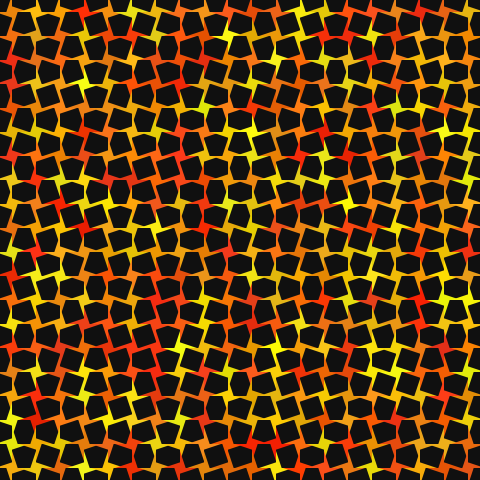
Frame 1 (no input)
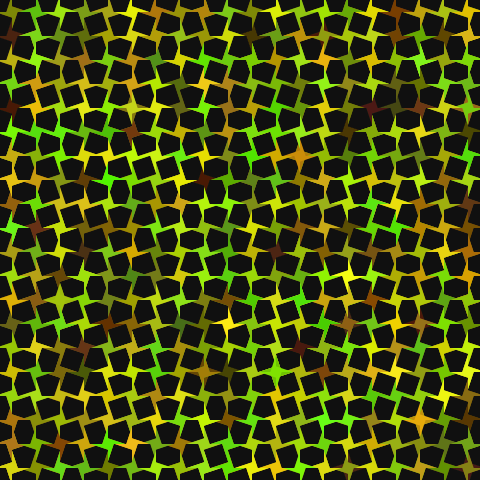
Frame 60 (the mouse pressed at the canvas centre just before this capture)
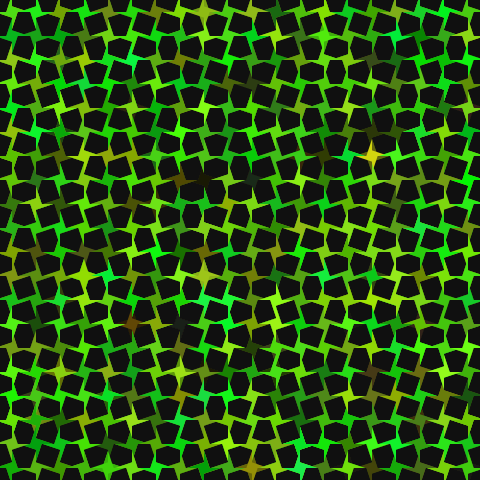
Frame 120 (the mouse held since frame 60 and released just before this capture)

The Processing sketch that drew these frames (run headless with seeded random() and noise(); from frame 60 on, the mouse is pressed at the canvas centre):

// Processing sketch: processing_94599
// ── processing_94599.pde

int GRID_SIZE = 8;
int TILE_SIZE = 3 * GRID_SIZE;
int TILES_WIDE = 20;
int TILES_HIGH = 20;
int WIDTH = TILE_SIZE * TILES_WIDE;
int HEIGHT = TILE_SIZE * TILES_HIGH;
int CHANGES_PER_FRAME = 25;
int MILLIS_PER_HUE_CYCLE = 7 * 1000;
int MILLIS_PER_ROTATION = 35 * 1000;
float FLIP_CHANCE = 0.01f;
float JITTER = 0.00f;

boolean[] isFlipped = new boolean[TILES_WIDE * TILES_HIGH];
int[] hue = new int[TILES_WIDE * TILES_HIGH];
int[] saturation = new int[TILES_WIDE * TILES_HIGH];
int[] brightness = new int[TILES_WIDE * TILES_HIGH];

boolean isFirst = true;

void setup() {
  size(480, 480);
  
  background(16);
  //noLoop();
  noStroke();
  fill(196);
  colorMode(HSB);
  frameRate(100.0f);
}

void draw() {
  int hueOffset = (int)(255.0f * (float)(millis() % MILLIS_PER_HUE_CYCLE) / (float)MILLIS_PER_HUE_CYCLE);
  fill(((int)random(0.0f, 40.0f) + hueOffset + 128.0f) % 255, (int)random(200.0f, 255.0f), (int)random(0.0f, 1.0f), 5);
  rect(0, 0, WIDTH, HEIGHT);
  int changesLeft = CHANGES_PER_FRAME;
  int tilesLeft = TILES_WIDE * TILES_HIGH;
  for (int x0 = 0; x0 < TILES_WIDE; ++x0)
  {
    for (int y0 = 0; y0 < TILES_HIGH; ++y0)
    {
      if (!isFirst && random(0.0f, (float)tilesLeft) >= (float)changesLeft)
      {
         --tilesLeft;
         continue; 
      }
      --tilesLeft;
      --changesLeft;
      int tileX = TILE_SIZE * x0 + (int)random(-JITTER, JITTER + 1.0f);
      int tileY = TILE_SIZE * y0 + (int)random(-JITTER, JITTER + 1.0f);
      int tileIndex = y0 * TILES_WIDE + x0;
      fill(16, 200);
      //rect(tileX, tileY, TILE_SIZE, TILE_SIZE);
      colorMode(HSB);
      boolean changeColor = true;
      if (!isFirst)
      {
        boolean flipping = random(0.0f, 1.0f) < FLIP_CHANCE;
        if (flipping)
        {
           isFlipped[tileIndex] = !isFlipped[tileIndex]; 
           changeColor = false;
        }
      }
      else
      {
        isFlipped[tileIndex] = (random(0.0f, 2.0f) < 1.0f);
      }
      if (changeColor)
      {
         hue[tileIndex] = ((int)random(0.0f, 40.0f) + hueOffset) % 255;
         saturation[tileIndex] = (int)random(225.0f, 255.0f);
         brightness[tileIndex] = (int)random(225.0f, 255.0f);
      }
      fill(hue[tileIndex], saturation[tileIndex], brightness[tileIndex]);
      pushMatrix();
      translate(tileX, tileY);
      translate(0.5f * TILE_SIZE, 0.5f * TILE_SIZE);
      //rotate(TWO_PI * (float)(millis() % MILLIS_PER_ROTATION) / (float)MILLIS_PER_ROTATION); 
      rotate(PI / 4.0f);
      translate(-0.5f * TILE_SIZE, -0.5f * TILE_SIZE);
      if (isFlipped[tileIndex])
      {
        beginShape();
        vertex(0 * GRID_SIZE, 0 * GRID_SIZE);
        vertex(1 * GRID_SIZE, 1 * GRID_SIZE);
        vertex(3 * GRID_SIZE, 0 * GRID_SIZE); 
        vertex(2 * GRID_SIZE, 1 * GRID_SIZE);  
        vertex(3 * GRID_SIZE, 3 * GRID_SIZE); 
        vertex(2 * GRID_SIZE, 2 * GRID_SIZE); 
        vertex(0 * GRID_SIZE, 3 * GRID_SIZE); 
        vertex(1 * GRID_SIZE, 2 * GRID_SIZE); 
        endShape();
      }
      else
      {
        beginShape();
        vertex(0 * GRID_SIZE, 0 * GRID_SIZE);
        vertex(2 * GRID_SIZE, 1 * GRID_SIZE);
        vertex(3 * GRID_SIZE, 0 * GRID_SIZE); 
        vertex(2 * GRID_SIZE, 2 * GRID_SIZE);  
        vertex(3 * GRID_SIZE, 3 * GRID_SIZE); 
        vertex(1 * GRID_SIZE, 2 * GRID_SIZE); 
        vertex(0 * GRID_SIZE, 3 * GRID_SIZE); 
        vertex(1 * GRID_SIZE, 1 * GRID_SIZE); 
        endShape();
      }
      popMatrix();
    } 
  }
  isFirst = false;
}
